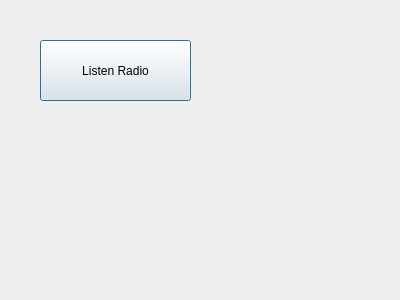
<?xml version="1.0" encoding="UTF-8"?>
<ui version="4.0">
 <class>ListenRadioDialog</class>
 <widget class="QDialog" name="ListenRadioDialog">
  <property name="geometry">
   <rect>
    <x>0</x>
    <y>0</y>
    <width>400</width>
    <height>300</height>
   </rect>
  </property>
  <property name="windowTitle">
   <string>Dialog</string>
  </property>
  <widget class="QPushButton" name="pushButton">
   <property name="geometry">
    <rect>
     <x>40</x>
     <y>40</y>
     <width>151</width>
     <height>61</height>
    </rect>
   </property>
   <property name="text">
    <string>Listen Radio</string>
   </property>
  </widget>
 </widget>
 <resources/>
 <connections/>
</ui>
